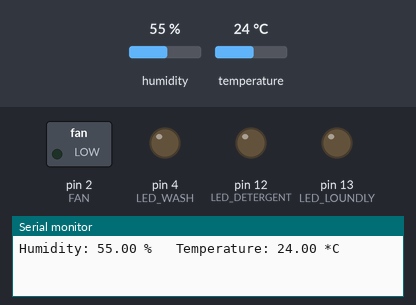
Simulated run of this sketch. Board: Arduino Uno, built with avr-gcc and run on an emulated ATmega328P. On the bench: switched loads named in the sketch (green lamp = pin HIGH), output pins drawn as LEDs (lit = HIGH), the last lines printed to the serial monitor. Inputs (shaded band) come from the test bench; at power-on: humidity 55 %, temperature 24 °C.

Above: at 0.1 s.
At 10.1 s:
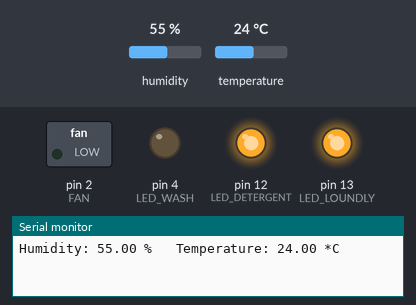
At 11.1 s:
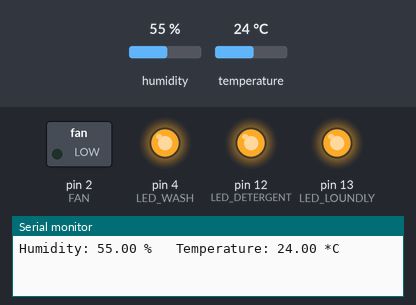
At 33.1 s:
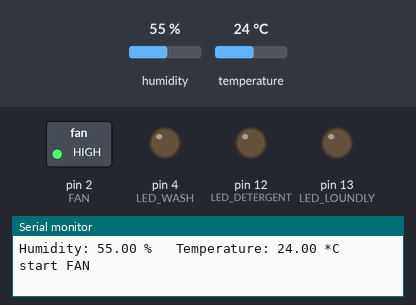
Timing chart, 0 to 34.6 s (numbered marks = the images above):
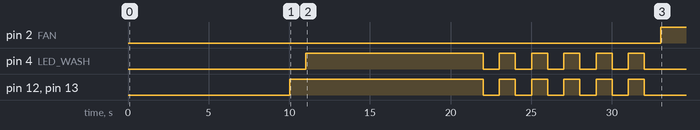

The sketch:

iwasher_1003.ino
```cpp
#include <DHT.h>

#include "DHT.h"

#define LED_LOUNDLY 13
#define LED_DETERGENT 12
#define LED_WASH 4
#define POWER_LOUNDLY 11
#define POWER_DETERGENT 5
#define DHTPIN A0
#define DHTTYPE DHT11
#define FAN 2

int cnt = 0;
DHT dht(DHTPIN, DHTTYPE);

int cnt_debug = 0;
int cntLED = 0;

void setup() {
  // put your setup code here, to run once:
  pinMode( POWER_LOUNDLY, INPUT);
  pinMode(LED_LOUNDLY, OUTPUT);
  pinMode(POWER_DETERGENT, INPUT);
  pinMode(LED_DETERGENT, OUTPUT);
  pinMode(LED_WASH, OUTPUT);
  pinMode(FAN, OUTPUT);
  Serial.begin(9600);
  dht.begin();
}

void loop() {
  // put your main code here, to run repeatedly:
  float h = dht.readHumidity();
  float t = dht.readTemperature();

  if( isnan(t) || isnan(h) ){
    Serial.println("Failed to read from DHT");
  }else{
    Serial.print("Humidity: ");
    Serial.print(h);
    Serial.print(" %\t ");
    Serial.print("Temperature: ");
    Serial.print(t);
    Serial.println(" *C ");
  }
/* debug */
/*
   if(digitalRead(POWER_LOUNDLY) == HIGH){
    Serial.println(analogRead(POWER_LOUNDLY), DEC);
    digitalWrite(LED_LOUNDLY, LOW);
    delay(1000);

   }else{
    Serial.println("NO POWER");
    digitalWrite(LED_LOUNDLY, HIGH);
    delay(1000);
   }
*/
  while(1){
  // debug
  //if(cnt_debug > 100){
    delay(10000);
     digitalWrite(LED_LOUNDLY, HIGH);
     digitalWrite(LED_DETERGENT, HIGH);
     break;
  //}

  if( (digitalRead(POWER_LOUNDLY) == HIGH) && (digitalRead(POWER_DETERGENT) == HIGH) ){
    Serial.println("Loop 1");

    digitalWrite(LED_LOUNDLY, HIGH);
    Serial.println("Amount of clothes");
    Serial.println(analogRead(POWER_LOUNDLY), DEC);


    digitalWrite(LED_DETERGENT, HIGH);
    Serial.println("Amount of detergent");
    Serial.println(analogRead(POWER_DETERGENT), DEC);

    delay(1000);

    break;

  }else if( (digitalRead(POWER_LOUNDLY) == LOW) && (digitalRead(POWER_DETERGENT) == HIGH ) ){
    Serial.println("Loop 2");

    digitalWrite(LED_LOUNDLY, LOW);


    digitalWrite(LED_DETERGENT, HIGH);
    Serial.println("Amount of detergent");
    Serial.println(analogRead(POWER_DETERGENT), DEC);

    delay(1000);

  }else if( (digitalRead(POWER_LOUNDLY) == HIGH) && (digitalRead(POWER_DETERGENT) == LOW ) ){
    Serial.println("Loop 3");

    digitalWrite(LED_LOUNDLY, HIGH);
    Serial.println("Amount of detergent");
    Serial.println(analogRead(POWER_LOUNDLY), DEC);

    digitalWrite(LED_DETERGENT, LOW);

    delay(1000);

  }else if( (digitalRead(POWER_LOUNDLY) == LOW) && (digitalRead(POWER_DETERGENT) == LOW ) ){
    Serial.println("Loop 4");

    digitalWrite(LED_LOUNDLY, LOW);
    digitalWrite(LED_DETERGENT, LOW);

    delay(1000);

  }
    cnt_debug++;
  }

  // 洗濯開始
  delay(1000
  );
  digitalWrite(LED_WASH, HIGH);
  delay(10000);


  // すすぎ
  while(cntLED <= 5){

    cntLED++;

  digitalWrite(LED_LOUNDLY, HIGH);
  digitalWrite(LED_DETERGENT, HIGH);
  digitalWrite(LED_WASH, HIGH);

    delay(1000);

  digitalWrite(LED_LOUNDLY, LOW);
  digitalWrite(LED_DETERGENT, LOW);
  digitalWrite(LED_WASH, LOW);

  delay(1000);

  }

  cnt_debug = 0;
  // 乾燥
  while(1){
  if(h > 35){
    Serial.println("start FAN");
    digitalWrite(FAN, HIGH);
    delay(5000);
    cnt_debug++;

    }
  }

  // end
  while(1){
    digitalWrite(LED_LOUNDLY, LOW);
  digitalWrite(LED_DETERGENT, LOW);
  digitalWrite(LED_WASH, LOW);
  delay(1000);
  }

}
```

Measured:
- by itself, pin 2 (FAN): LOW → HIGH at 33.0 s
- by itself, pin 4 (LED_WASH): LOW → HIGH at 11.0 s, → LOW 11.0 s later, → HIGH 1.0 s later, → LOW 1.0 s later, … (12 changes in this stretch)
- by itself, pin 12 (LED_DETERGENT), pin 13 (LED_LOUNDLY): LOW → HIGH at 10.0 s, → LOW 12.0 s later, → HIGH 1.0 s later, → LOW 1.0 s later, … (12 changes in this stretch)
